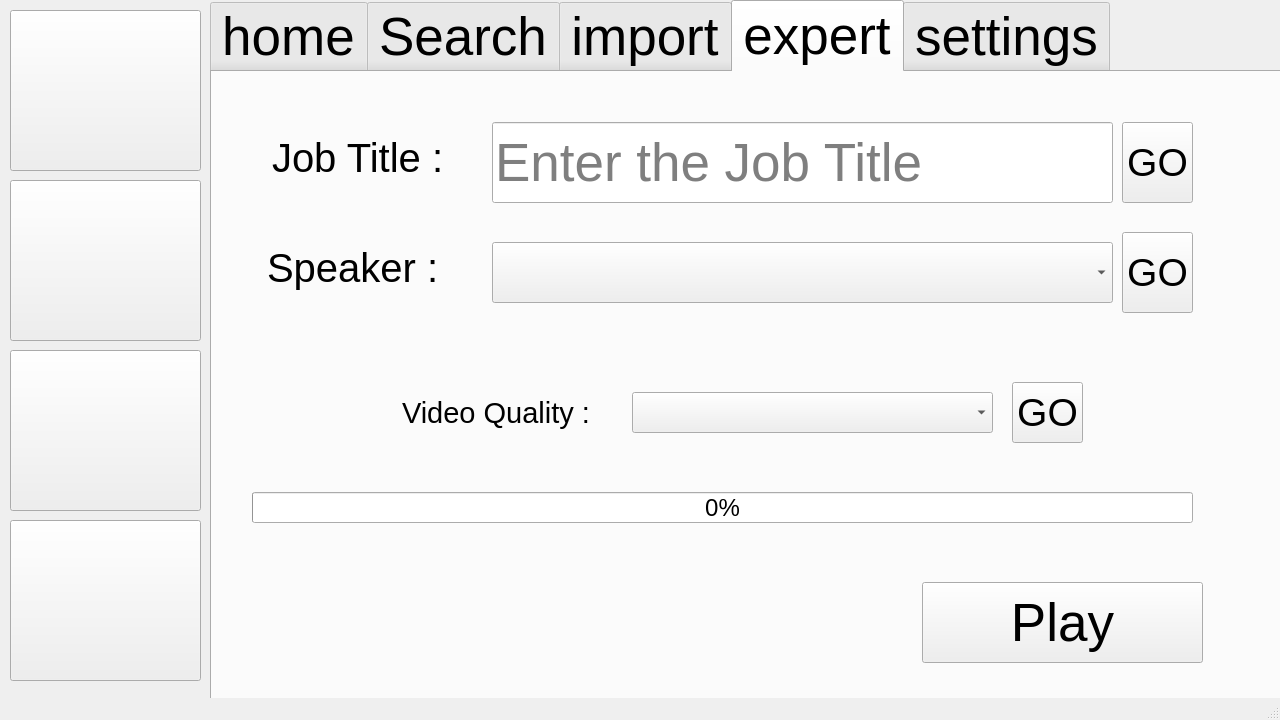
<?xml version="1.0" encoding="UTF-8"?>
<ui version="4.0">
 <class>MainWindow</class>
 <widget class="QMainWindow" name="MainWindow">
  <property name="geometry">
   <rect>
    <x>0</x>
    <y>0</y>
    <width>1280</width>
    <height>720</height>
   </rect>
  </property>
  <property name="windowTitle">
   <string>MainWindow</string>
  </property>
  <widget class="QWidget" name="centralwidget">
   <widget class="QTabWidget" name="tabWidget">
    <property name="geometry">
     <rect>
      <x>210</x>
      <y>0</y>
      <width>1071</width>
      <height>701</height>
     </rect>
    </property>
    <property name="font">
     <font>
      <pointsize>40</pointsize>
     </font>
    </property>
    <property name="currentIndex">
     <number>3</number>
    </property>
    <widget class="QWidget" name="tab_5">
     <attribute name="title">
      <string>home</string>
     </attribute>
     <widget class="QPushButton" name="pushButton_8">
      <property name="geometry">
       <rect>
        <x>940</x>
        <y>10</y>
        <width>61</width>
        <height>61</height>
       </rect>
      </property>
      <property name="text">
       <string/>
      </property>
      <property name="icon">
       <iconset resource="resoureses.qrc">
        <normaloff>:/settings.png</normaloff>:/settings.png</iconset>
      </property>
      <property name="iconSize">
       <size>
        <width>45</width>
        <height>45</height>
       </size>
      </property>
     </widget>
    </widget>
    <widget class="QWidget" name="tab">
     <attribute name="title">
      <string>Search</string>
     </attribute>
     <widget class="QLabel" name="label_2">
      <property name="geometry">
       <rect>
        <x>50</x>
        <y>220</y>
        <width>271</width>
        <height>71</height>
       </rect>
      </property>
      <property name="font">
       <font>
        <pointsize>40</pointsize>
       </font>
      </property>
      <property name="text">
       <string>Location :</string>
      </property>
     </widget>
     <widget class="QPushButton" name="pushButton_5">
      <property name="geometry">
       <rect>
        <x>650</x>
        <y>460</y>
        <width>341</width>
        <height>111</height>
       </rect>
      </property>
      <property name="text">
       <string>Predict</string>
      </property>
     </widget>
     <widget class="QLabel" name="label">
      <property name="geometry">
       <rect>
        <x>50</x>
        <y>70</y>
        <width>251</width>
        <height>71</height>
       </rect>
      </property>
      <property name="font">
       <font>
        <family>Ubuntu</family>
        <pointsize>40</pointsize>
       </font>
      </property>
      <property name="text">
       <string>Job Title :</string>
      </property>
     </widget>
     <widget class="QLineEdit" name="lineEdit">
      <property name="geometry">
       <rect>
        <x>330</x>
        <y>70</y>
        <width>641</width>
        <height>81</height>
       </rect>
      </property>
      <property name="statusTip">
       <string extracomment="Job Title"/>
      </property>
      <property name="placeholderText">
       <string>Enter the Job Title</string>
      </property>
     </widget>
     <widget class="QLineEdit" name="lineEdit_2">
      <property name="geometry">
       <rect>
        <x>330</x>
        <y>220</y>
        <width>641</width>
        <height>81</height>
       </rect>
      </property>
      <property name="statusTip">
       <string extracomment="Location"/>
      </property>
      <property name="placeholderText">
       <string>Enter the Location</string>
      </property>
     </widget>
    </widget>
    <widget class="QWidget" name="tab_2">
     <attribute name="title">
      <string>import</string>
     </attribute>
     <widget class="QLineEdit" name="lineEdit_3">
      <property name="geometry">
       <rect>
        <x>170</x>
        <y>190</y>
        <width>591</width>
        <height>61</height>
       </rect>
      </property>
      <property name="font">
       <font>
        <pointsize>33</pointsize>
       </font>
      </property>
      <property name="statusTip">
       <string extracomment="Job Title"/>
      </property>
      <property name="placeholderText">
       <string>Enter the File location</string>
      </property>
     </widget>
     <widget class="QPushButton" name="pushButton_6">
      <property name="geometry">
       <rect>
        <x>770</x>
        <y>180</y>
        <width>89</width>
        <height>81</height>
       </rect>
      </property>
      <property name="text">
       <string/>
      </property>
      <property name="icon">
       <iconset resource="resoureses.qrc">
        <normaloff>:/search_file.png</normaloff>:/search_file.png</iconset>
      </property>
      <property name="iconSize">
       <size>
        <width>100</width>
        <height>100</height>
       </size>
      </property>
     </widget>
     <widget class="QLabel" name="label_3">
      <property name="geometry">
       <rect>
        <x>20</x>
        <y>190</y>
        <width>141</width>
        <height>51</height>
       </rect>
      </property>
      <property name="font">
       <font>
        <family>Ubuntu</family>
        <pointsize>40</pointsize>
       </font>
      </property>
      <property name="text">
       <string>Data :</string>
      </property>
     </widget>
     <widget class="QPushButton" name="pushButton_7">
      <property name="geometry">
       <rect>
        <x>740</x>
        <y>520</y>
        <width>311</width>
        <height>81</height>
       </rect>
      </property>
      <property name="text">
       <string>Report</string>
      </property>
     </widget>
     <widget class="QLabel" name="label_4">
      <property name="geometry">
       <rect>
        <x>230</x>
        <y>10</y>
        <width>571</width>
        <height>71</height>
       </rect>
      </property>
      <property name="font">
       <font>
        <pointsize>28</pointsize>
       </font>
      </property>
      <property name="text">
       <string>Prediction using ARIMA model</string>
      </property>
     </widget>
     <widget class="Line" name="line">
      <property name="geometry">
       <rect>
        <x>220</x>
        <y>70</y>
        <width>581</width>
        <height>16</height>
       </rect>
      </property>
      <property name="orientation">
       <enum>Qt::Horizontal</enum>
      </property>
     </widget>
     <widget class="Line" name="line_2">
      <property name="geometry">
       <rect>
        <x>220</x>
        <y>10</y>
        <width>581</width>
        <height>16</height>
       </rect>
      </property>
      <property name="orientation">
       <enum>Qt::Horizontal</enum>
      </property>
     </widget>
     <widget class="Line" name="line_3">
      <property name="geometry">
       <rect>
        <x>220</x>
        <y>17</y>
        <width>3</width>
        <height>61</height>
       </rect>
      </property>
      <property name="orientation">
       <enum>Qt::Vertical</enum>
      </property>
     </widget>
     <widget class="Line" name="line_4">
      <property name="geometry">
       <rect>
        <x>800</x>
        <y>17</y>
        <width>3</width>
        <height>61</height>
       </rect>
      </property>
      <property name="orientation">
       <enum>Qt::Vertical</enum>
      </property>
     </widget>
     <widget class="QLabel" name="label_5">
      <property name="geometry">
       <rect>
        <x>30</x>
        <y>380</y>
        <width>391</width>
        <height>51</height>
       </rect>
      </property>
      <property name="font">
       <font>
        <family>Ubuntu</family>
        <pointsize>28</pointsize>
       </font>
      </property>
      <property name="text">
       <string>View autocorrelation :</string>
      </property>
     </widget>
     <widget class="QLabel" name="label_6">
      <property name="geometry">
       <rect>
        <x>30</x>
        <y>460</y>
        <width>501</width>
        <height>51</height>
       </rect>
      </property>
      <property name="font">
       <font>
        <family>Ubuntu</family>
        <pointsize>28</pointsize>
       </font>
      </property>
      <property name="text">
       <string>View partial autocorrelation :</string>
      </property>
     </widget>
     <widget class="QLabel" name="label_7">
      <property name="geometry">
       <rect>
        <x>30</x>
        <y>540</y>
        <width>491</width>
        <height>51</height>
       </rect>
      </property>
      <property name="font">
       <font>
        <family>Ubuntu</family>
        <pointsize>28</pointsize>
       </font>
      </property>
      <property name="text">
       <string>View the future trendline :</string>
      </property>
     </widget>
     <widget class="QPushButton" name="pushButton_9">
      <property name="geometry">
       <rect>
        <x>540</x>
        <y>380</y>
        <width>61</width>
        <height>51</height>
       </rect>
      </property>
      <property name="text">
       <string/>
      </property>
      <property name="icon">
       <iconset resource="resoureses.qrc">
        <normaloff>:/graph.png</normaloff>:/graph.png</iconset>
      </property>
      <property name="iconSize">
       <size>
        <width>35</width>
        <height>35</height>
       </size>
      </property>
     </widget>
     <widget class="QPushButton" name="pushButton_10">
      <property name="geometry">
       <rect>
        <x>540</x>
        <y>460</y>
        <width>61</width>
        <height>51</height>
       </rect>
      </property>
      <property name="text">
       <string/>
      </property>
      <property name="icon">
       <iconset resource="resoureses.qrc">
        <normaloff>:/graph.png</normaloff>:/graph.png</iconset>
      </property>
      <property name="iconSize">
       <size>
        <width>35</width>
        <height>35</height>
       </size>
      </property>
     </widget>
     <widget class="QPushButton" name="pushButton_11">
      <property name="geometry">
       <rect>
        <x>540</x>
        <y>540</y>
        <width>61</width>
        <height>51</height>
       </rect>
      </property>
      <property name="text">
       <string/>
      </property>
      <property name="icon">
       <iconset resource="resoureses.qrc">
        <normaloff>:/graph.png</normaloff>:/graph.png</iconset>
      </property>
      <property name="iconSize">
       <size>
        <width>35</width>
        <height>35</height>
       </size>
      </property>
     </widget>
     <widget class="Line" name="line_5">
      <property name="geometry">
       <rect>
        <x>663</x>
        <y>280</y>
        <width>20</width>
        <height>211</height>
       </rect>
      </property>
      <property name="orientation">
       <enum>Qt::Vertical</enum>
      </property>
     </widget>
     <widget class="Line" name="line_6">
      <property name="geometry">
       <rect>
        <x>980</x>
        <y>280</y>
        <width>20</width>
        <height>211</height>
       </rect>
      </property>
      <property name="orientation">
       <enum>Qt::Vertical</enum>
      </property>
     </widget>
     <widget class="Line" name="line_7">
      <property name="geometry">
       <rect>
        <x>671</x>
        <y>270</y>
        <width>319</width>
        <height>20</height>
       </rect>
      </property>
      <property name="orientation">
       <enum>Qt::Horizontal</enum>
      </property>
     </widget>
     <widget class="Line" name="line_8">
      <property name="geometry">
       <rect>
        <x>670</x>
        <y>480</y>
        <width>319</width>
        <height>20</height>
       </rect>
      </property>
      <property name="orientation">
       <enum>Qt::Horizontal</enum>
      </property>
     </widget>
     <widget class="QCheckBox" name="checkBox">
      <property name="geometry">
       <rect>
        <x>700</x>
        <y>300</y>
        <width>261</width>
        <height>23</height>
       </rect>
      </property>
      <property name="font">
       <font>
        <pointsize>15</pointsize>
       </font>
      </property>
      <property name="text">
       <string>Enter Custom values</string>
      </property>
     </widget>
     <widget class="QLabel" name="label_8">
      <property name="geometry">
       <rect>
        <x>760</x>
        <y>330</y>
        <width>51</width>
        <height>41</height>
       </rect>
      </property>
      <property name="font">
       <font>
        <pointsize>20</pointsize>
       </font>
      </property>
      <property name="text">
       <string>P :</string>
      </property>
     </widget>
     <widget class="QLabel" name="label_9">
      <property name="geometry">
       <rect>
        <x>760</x>
        <y>380</y>
        <width>51</width>
        <height>41</height>
       </rect>
      </property>
      <property name="font">
       <font>
        <pointsize>20</pointsize>
       </font>
      </property>
      <property name="text">
       <string>D:</string>
      </property>
     </widget>
     <widget class="QLabel" name="label_10">
      <property name="geometry">
       <rect>
        <x>760</x>
        <y>430</y>
        <width>51</width>
        <height>41</height>
       </rect>
      </property>
      <property name="font">
       <font>
        <pointsize>20</pointsize>
       </font>
      </property>
      <property name="text">
       <string>Q:</string>
      </property>
     </widget>
     <widget class="QLineEdit" name="lineEdit_4">
      <property name="geometry">
       <rect>
        <x>800</x>
        <y>335</y>
        <width>71</width>
        <height>31</height>
       </rect>
      </property>
      <property name="font">
       <font>
        <pointsize>13</pointsize>
       </font>
      </property>
     </widget>
     <widget class="QLineEdit" name="lineEdit_5">
      <property name="geometry">
       <rect>
        <x>800</x>
        <y>385</y>
        <width>71</width>
        <height>31</height>
       </rect>
      </property>
      <property name="font">
       <font>
        <pointsize>13</pointsize>
       </font>
      </property>
     </widget>
     <widget class="QLineEdit" name="lineEdit_6">
      <property name="geometry">
       <rect>
        <x>800</x>
        <y>435</y>
        <width>71</width>
        <height>31</height>
       </rect>
      </property>
      <property name="font">
       <font>
        <pointsize>13</pointsize>
       </font>
      </property>
     </widget>
     <widget class="QLabel" name="label_11">
      <property name="geometry">
       <rect>
        <x>30</x>
        <y>300</y>
        <width>391</width>
        <height>51</height>
       </rect>
      </property>
      <property name="font">
       <font>
        <family>Ubuntu</family>
        <pointsize>28</pointsize>
       </font>
      </property>
      <property name="text">
       <string>Plot the dataset :</string>
      </property>
     </widget>
     <widget class="QPushButton" name="pushButton_12">
      <property name="geometry">
       <rect>
        <x>540</x>
        <y>300</y>
        <width>61</width>
        <height>51</height>
       </rect>
      </property>
      <property name="text">
       <string/>
      </property>
      <property name="icon">
       <iconset resource="resoureses.qrc">
        <normaloff>:/graph.png</normaloff>:/graph.png</iconset>
      </property>
      <property name="iconSize">
       <size>
        <width>35</width>
        <height>35</height>
       </size>
      </property>
     </widget>
     <widget class="QLabel" name="label_15">
      <property name="geometry">
       <rect>
        <x>20</x>
        <y>110</y>
        <width>171</width>
        <height>51</height>
       </rect>
      </property>
      <property name="font">
       <font>
        <family>Ubuntu</family>
        <pointsize>25</pointsize>
       </font>
      </property>
      <property name="text">
       <string>Job title :</string>
      </property>
     </widget>
     <widget class="QLabel" name="label_16">
      <property name="geometry">
       <rect>
        <x>540</x>
        <y>110</y>
        <width>211</width>
        <height>51</height>
       </rect>
      </property>
      <property name="font">
       <font>
        <family>Ubuntu</family>
        <pointsize>23</pointsize>
       </font>
      </property>
      <property name="text">
       <string>Job location :</string>
      </property>
     </widget>
     <widget class="QLineEdit" name="lineEdit_8">
      <property name="geometry">
       <rect>
        <x>170</x>
        <y>110</y>
        <width>351</width>
        <height>51</height>
       </rect>
      </property>
      <property name="font">
       <font>
        <pointsize>23</pointsize>
       </font>
      </property>
      <property name="statusTip">
       <string extracomment="Job Title"/>
      </property>
      <property name="placeholderText">
       <string>Enter the Job Title</string>
      </property>
     </widget>
     <widget class="QLineEdit" name="lineEdit_9">
      <property name="geometry">
       <rect>
        <x>740</x>
        <y>110</y>
        <width>291</width>
        <height>51</height>
       </rect>
      </property>
      <property name="font">
       <font>
        <pointsize>22</pointsize>
       </font>
      </property>
      <property name="statusTip">
       <string extracomment="Location"/>
      </property>
      <property name="placeholderText">
       <string>Enter the Location</string>
      </property>
     </widget>
     <widget class="QComboBox" name="comboBox_3">
      <property name="geometry">
       <rect>
        <x>880</x>
        <y>210</y>
        <width>151</width>
        <height>41</height>
       </rect>
      </property>
      <property name="font">
       <font>
        <pointsize>24</pointsize>
       </font>
      </property>
     </widget>
     <widget class="QLabel" name="label_17">
      <property name="geometry">
       <rect>
        <x>930</x>
        <y>180</y>
        <width>71</width>
        <height>17</height>
       </rect>
      </property>
      <property name="font">
       <font>
        <pointsize>15</pointsize>
       </font>
      </property>
      <property name="text">
       <string>Year :</string>
      </property>
     </widget>
    </widget>
    <widget class="QWidget" name="tab_3">
     <attribute name="title">
      <string>expert</string>
     </attribute>
     <widget class="QLabel" name="label_12">
      <property name="geometry">
       <rect>
        <x>60</x>
        <y>50</y>
        <width>241</width>
        <height>71</height>
       </rect>
      </property>
      <property name="font">
       <font>
        <pointsize>30</pointsize>
       </font>
      </property>
      <property name="text">
       <string>Job Title :</string>
      </property>
     </widget>
     <widget class="QComboBox" name="comboBox">
      <property name="geometry">
       <rect>
        <x>420</x>
        <y>320</y>
        <width>361</width>
        <height>41</height>
       </rect>
      </property>
     </widget>
     <widget class="QComboBox" name="comboBox_2">
      <property name="geometry">
       <rect>
        <x>280</x>
        <y>170</y>
        <width>621</width>
        <height>61</height>
       </rect>
      </property>
     </widget>
     <widget class="QLabel" name="label_13">
      <property name="geometry">
       <rect>
        <x>55</x>
        <y>160</y>
        <width>241</width>
        <height>71</height>
       </rect>
      </property>
      <property name="font">
       <font>
        <pointsize>30</pointsize>
       </font>
      </property>
      <property name="text">
       <string>Speaker :</string>
      </property>
     </widget>
     <widget class="QPushButton" name="pushButton_13">
      <property name="geometry">
       <rect>
        <x>910</x>
        <y>50</y>
        <width>71</width>
        <height>81</height>
       </rect>
      </property>
      <property name="font">
       <font>
        <pointsize>29</pointsize>
       </font>
      </property>
      <property name="text">
       <string>GO</string>
      </property>
     </widget>
     <widget class="QLabel" name="label_14">
      <property name="geometry">
       <rect>
        <x>190</x>
        <y>310</y>
        <width>221</width>
        <height>61</height>
       </rect>
      </property>
      <property name="font">
       <font>
        <pointsize>22</pointsize>
       </font>
      </property>
      <property name="text">
       <string>Video Quality :</string>
      </property>
     </widget>
     <widget class="QPushButton" name="pushButton_14">
      <property name="geometry">
       <rect>
        <x>710</x>
        <y>510</y>
        <width>281</width>
        <height>81</height>
       </rect>
      </property>
      <property name="text">
       <string>Play</string>
      </property>
     </widget>
     <widget class="QLineEdit" name="lineEdit_7">
      <property name="geometry">
       <rect>
        <x>280</x>
        <y>50</y>
        <width>621</width>
        <height>81</height>
       </rect>
      </property>
      <property name="statusTip">
       <string extracomment="Job Title"/>
      </property>
      <property name="placeholderText">
       <string>Enter the Job Title</string>
      </property>
     </widget>
     <widget class="QProgressBar" name="progressBar">
      <property name="geometry">
       <rect>
        <x>40</x>
        <y>420</y>
        <width>941</width>
        <height>31</height>
       </rect>
      </property>
      <property name="font">
       <font>
        <pointsize>18</pointsize>
       </font>
      </property>
      <property name="value">
       <number>0</number>
      </property>
     </widget>
     <widget class="QPushButton" name="pushButton_15">
      <property name="geometry">
       <rect>
        <x>910</x>
        <y>160</y>
        <width>71</width>
        <height>81</height>
       </rect>
      </property>
      <property name="font">
       <font>
        <pointsize>29</pointsize>
       </font>
      </property>
      <property name="text">
       <string>GO</string>
      </property>
     </widget>
     <widget class="QPushButton" name="pushButton_16">
      <property name="geometry">
       <rect>
        <x>800</x>
        <y>310</y>
        <width>71</width>
        <height>61</height>
       </rect>
      </property>
      <property name="font">
       <font>
        <pointsize>29</pointsize>
       </font>
      </property>
      <property name="text">
       <string>GO</string>
      </property>
     </widget>
    </widget>
    <widget class="QWidget" name="tab_4">
     <attribute name="title">
      <string>settings</string>
     </attribute>
    </widget>
   </widget>
   <widget class="QPushButton" name="pushButton">
    <property name="geometry">
     <rect>
      <x>10</x>
      <y>10</y>
      <width>191</width>
      <height>161</height>
     </rect>
    </property>
    <property name="cursor">
     <cursorShape>PointingHandCursor</cursorShape>
    </property>
    <property name="text">
     <string/>
    </property>
    <property name="icon">
     <iconset resource="resoureses.qrc">
      <normaloff>:/home.png</normaloff>:/home.png</iconset>
    </property>
    <property name="iconSize">
     <size>
      <width>120</width>
      <height>120</height>
     </size>
    </property>
   </widget>
   <widget class="QPushButton" name="pushButton_2">
    <property name="geometry">
     <rect>
      <x>10</x>
      <y>180</y>
      <width>191</width>
      <height>161</height>
     </rect>
    </property>
    <property name="cursor">
     <cursorShape>PointingHandCursor</cursorShape>
    </property>
    <property name="text">
     <string/>
    </property>
    <property name="icon">
     <iconset resource="resoureses.qrc">
      <normaloff>:/search.png</normaloff>:/search.png</iconset>
    </property>
    <property name="iconSize">
     <size>
      <width>120</width>
      <height>120</height>
     </size>
    </property>
   </widget>
   <widget class="QPushButton" name="pushButton_3">
    <property name="geometry">
     <rect>
      <x>10</x>
      <y>350</y>
      <width>191</width>
      <height>161</height>
     </rect>
    </property>
    <property name="cursor">
     <cursorShape>PointingHandCursor</cursorShape>
    </property>
    <property name="text">
     <string/>
    </property>
    <property name="icon">
     <iconset resource="resoureses.qrc">
      <normaloff>:/insert.png</normaloff>:/insert.png</iconset>
    </property>
    <property name="iconSize">
     <size>
      <width>100</width>
      <height>100</height>
     </size>
    </property>
   </widget>
   <widget class="QPushButton" name="pushButton_4">
    <property name="geometry">
     <rect>
      <x>10</x>
      <y>520</y>
      <width>191</width>
      <height>161</height>
     </rect>
    </property>
    <property name="cursor">
     <cursorShape>PointingHandCursor</cursorShape>
    </property>
    <property name="text">
     <string/>
    </property>
    <property name="icon">
     <iconset resource="resoureses.qrc">
      <normaloff>:/man.png</normaloff>:/man.png</iconset>
    </property>
    <property name="iconSize">
     <size>
      <width>120</width>
      <height>120</height>
     </size>
    </property>
   </widget>
  </widget>
  <widget class="QStatusBar" name="statusbar"/>
 </widget>
 <resources>
  <include location="resoureses.qrc"/>
 </resources>
 <connections/>
</ui>
